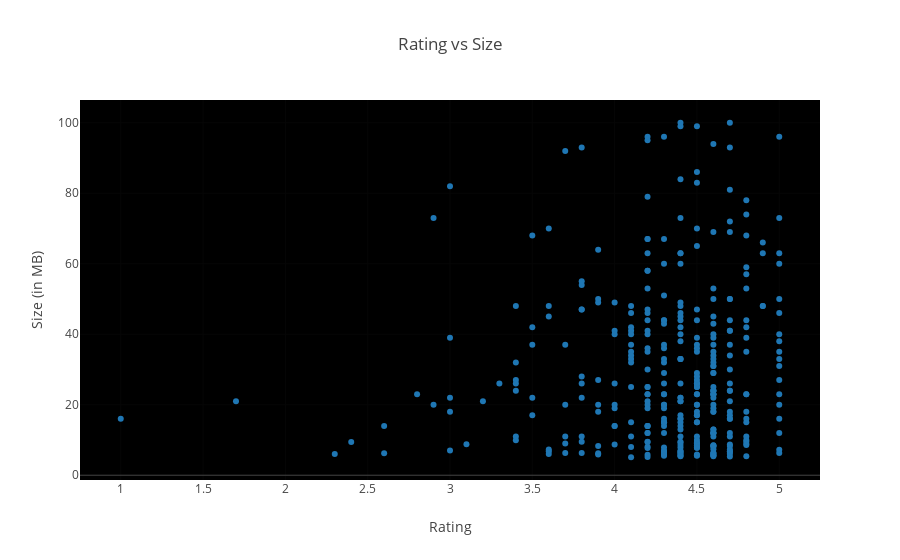

Source (notebook cell):
### Code cell
#temp_df = df[df.Type == 'Paid']
#temp_df = temp_df[temp_df.Size > 5]
type_groups = df.groupby('Type')

data = [{
    #'x': type_groups.get_group(t)['Rating'], 
    'x' : temp_df['Rating'],
    'type':'scatter',
    'y' : temp_df['Size'],
    #'name' : t,
    'mode' : 'markers',
    #'showlegend': True,
    'text' : df['Size'],
    } for t in set(temp_df.Type)]


layout = {'title':"Rating vs Size", 
          'xaxis': {'title' : 'Rating'},
          'yaxis' : {'title' : 'Size (in MB)'},
         'plot_bgcolor': 'rgb(0,0,0)'}

py.iplot({'data': data, 'layout': layout})

### Figure 1 — Plotly figure (JSON) as saved in the notebook; plotly's stock layout.template omitted (floating-point values rounded to 4 significant figures; data arrays with more than 128 entries replaced by an {"elided": "..."} marker saying what was removed)
{"data": [{"mode": "markers", "text": {"elided": "9659 float values"}, "type": "scatter", "uid": "5ab1f09d-6eb6-4443-a861-4720d63f19e7", "x": {"elided": "434 float values"}, "y": {"elided": "434 float values"}}], "layout": {"plot_bgcolor": "rgb(0,0,0)", "title": {"text": "Rating vs Size"}, "xaxis": {"title": {"text": "Rating"}}, "yaxis": {"title": {"text": "Size (in MB)"}}}}
